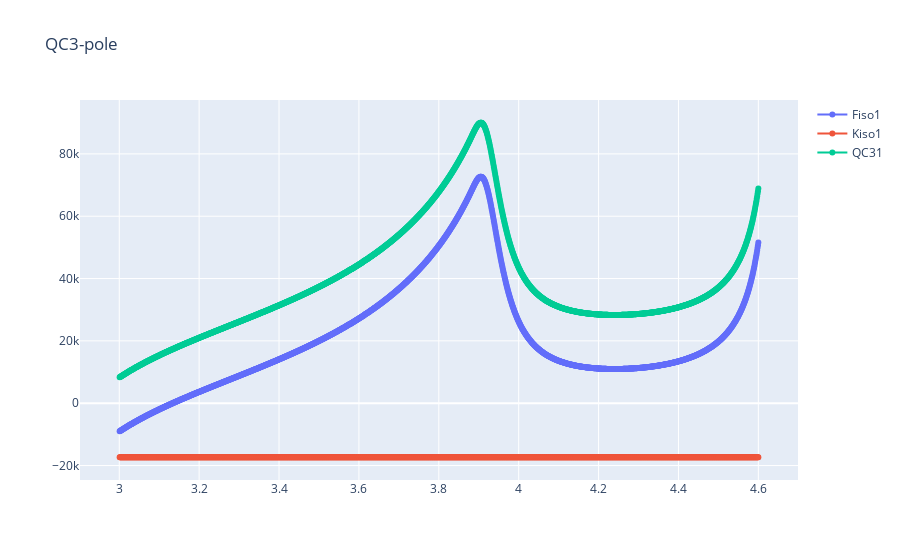

Notebook code for this chart:
### Code cell
fig = px.line(  title='QC3-pole')
 
fig.add_scatter(x=ei, y=Fiso, mode = 'lines+markers',name='Fiso{0}'.format(1)  )
fig.add_scatter(x=ei, y=-Kiso, mode = 'lines+markers',name='Kiso{0}'.format(1)  )
fig.add_scatter(x=ei, y=Fiso+Kiso, mode = 'lines+markers',name='QC3{0}'.format(1)  )
#plt.legend()
#fig.update_layout(yaxis_range=[-2000,3000])
#fig.update_layout(xaxis_range=[3,3.2])

fig.show()   
#Kiso

### Figure 1 — Plotly figure (JSON) as saved in the notebook; plotly's stock layout.template omitted (floating-point values rounded to 4 significant figures; data arrays with more than 128 entries replaced by an {"elided": "..."} marker saying what was removed)
{"data": [{"mode": "lines+markers", "name": "Fiso1", "type": "scatter", "x": {"elided": "1600 float values"}, "y": {"elided": "1600 float values"}}, {"mode": "lines+markers", "name": "Kiso1", "type": "scatter", "x": {"elided": "1600 float values"}, "y": {"elided": "1600 float values"}}, {"mode": "lines+markers", "name": "QC31", "type": "scatter", "x": {"elided": "1600 float values"}, "y": {"elided": "1600 float values"}}], "layout": {"legend": {"tracegroupgap": 0}, "title": {"text": "QC3-pole"}, "xaxis": {"anchor": "y", "domain": [0, 1]}, "yaxis": {"anchor": "x", "domain": [0, 1]}}}
